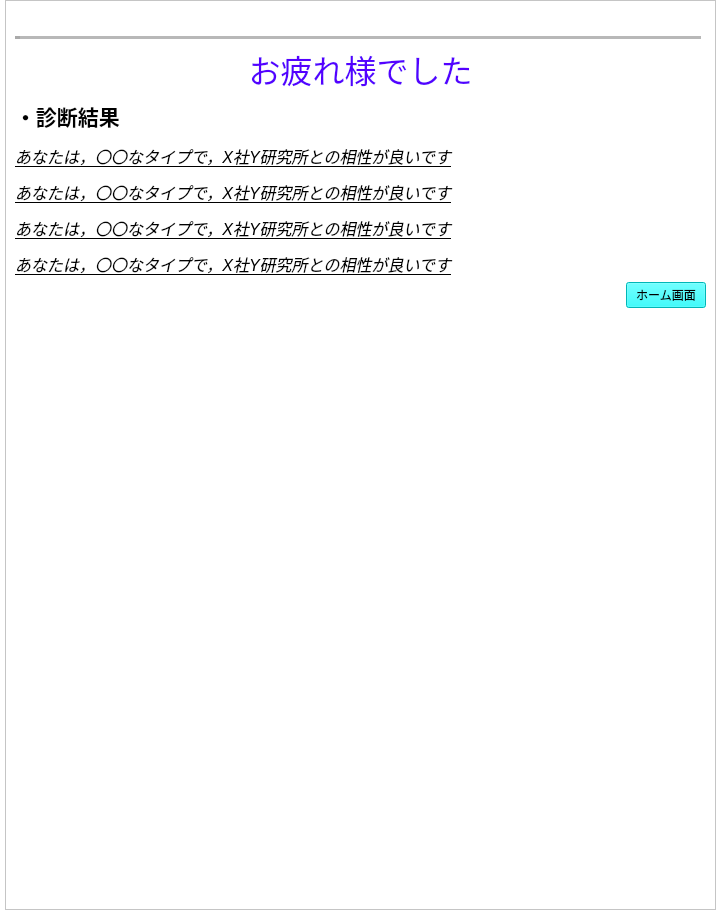
<?xml version="1.0" encoding="UTF-8"?>
<ui version="4.0">
 <class>Form</class>
 <widget class="QWidget" name="Form">
  <property name="geometry">
   <rect>
    <x>0</x>
    <y>0</y>
    <width>721</width>
    <height>910</height>
   </rect>
  </property>
  <property name="windowTitle">
   <string>進路適性診断 e-navi</string>
  </property>
  <property name="styleSheet">
   <string notr="true">background-color: rgb(255,255,255);</string>
  </property>
  <layout class="QGridLayout" name="gridLayout">
   <property name="leftMargin">
    <number>5</number>
   </property>
   <property name="topMargin">
    <number>0</number>
   </property>
   <property name="rightMargin">
    <number>5</number>
   </property>
   <property name="bottomMargin">
    <number>0</number>
   </property>
   <property name="spacing">
    <number>0</number>
   </property>
   <item row="0" column="0">
    <widget class="QScrollArea" name="scrollArea">
     <property name="styleSheet">
      <string notr="true"/>
     </property>
     <property name="widgetResizable">
      <bool>true</bool>
     </property>
     <widget class="QWidget" name="scrollAreaWidgetContents">
      <property name="geometry">
       <rect>
        <x>0</x>
        <y>0</y>
        <width>709</width>
        <height>908</height>
       </rect>
      </property>
      <layout class="QVBoxLayout" name="verticalLayout">
       <item>
        <layout class="QHBoxLayout" name="horizontalLayout_2">
         <item>
          <widget class="QLabel" name="label">
           <property name="text">
            <string/>
           </property>
           <property name="pixmap">
            <pixmap>../image/enavi_header.png</pixmap>
           </property>
          </widget>
         </item>
         <item>
          <spacer name="horizontalSpacer">
           <property name="orientation">
            <enum>Qt::Horizontal</enum>
           </property>
           <property name="sizeHint" stdset="0">
            <size>
             <width>40</width>
             <height>20</height>
            </size>
           </property>
          </spacer>
         </item>
        </layout>
       </item>
       <item>
        <widget class="Line" name="line">
         <property name="lineWidth">
          <number>5</number>
         </property>
         <property name="midLineWidth">
          <number>10</number>
         </property>
         <property name="orientation">
          <enum>Qt::Horizontal</enum>
         </property>
        </widget>
       </item>
       <item>
        <layout class="QHBoxLayout" name="horizontalLayout_12">
         <item>
          <widget class="QLabel" name="label_7">
           <property name="text">
            <string>&lt;html&gt;&lt;head/&gt;&lt;body&gt;&lt;p align=&quot;center&quot;&gt;&lt;span style=&quot; font-size:24pt; color:#5500ff;&quot;&gt;お疲れ様でした&lt;/span&gt;&lt;/p&gt;&lt;/body&gt;&lt;/html&gt;</string>
           </property>
          </widget>
         </item>
        </layout>
       </item>
       <item>
        <layout class="QHBoxLayout" name="horizontalLayout_11">
         <item>
          <widget class="QLabel" name="label_6">
           <property name="text">
            <string>&lt;html&gt;&lt;head/&gt;&lt;body&gt;&lt;p&gt;&lt;span style=&quot; font-size:16pt; font-weight:600;&quot;&gt;・診断結果&lt;/span&gt;&lt;/p&gt;&lt;p&gt;&lt;span style=&quot; font-size:12pt; font-style:italic; text-decoration: underline;&quot;&gt;あなたは，〇〇なタイプで，X社Y研究所との相性が良いです&lt;/span&gt;&lt;/p&gt;&lt;p&gt;&lt;span style=&quot; font-size:12pt; font-style:italic; text-decoration: underline;&quot;&gt;あなたは，〇〇なタイプで，X社Y研究所との相性が良いです&lt;/span&gt;&lt;/p&gt;&lt;p&gt;&lt;span style=&quot; font-size:12pt; font-style:italic; text-decoration: underline;&quot;&gt;あなたは，〇〇なタイプで，X社Y研究所との相性が良いです&lt;/span&gt;&lt;/p&gt;&lt;p&gt;&lt;span style=&quot; font-size:12pt; font-style:italic; text-decoration: underline;&quot;&gt;あなたは，〇〇なタイプで，X社Y研究所との相性が良いです&lt;/span&gt;&lt;/p&gt;&lt;/body&gt;&lt;/html&gt;</string>
           </property>
          </widget>
         </item>
         <item>
          <spacer name="horizontalSpacer_11">
           <property name="orientation">
            <enum>Qt::Horizontal</enum>
           </property>
           <property name="sizeHint" stdset="0">
            <size>
             <width>40</width>
             <height>20</height>
            </size>
           </property>
          </spacer>
         </item>
        </layout>
       </item>
       <item>
        <layout class="QHBoxLayout" name="horizontalLayout_7">
         <item>
          <spacer name="horizontalSpacer_7">
           <property name="orientation">
            <enum>Qt::Horizontal</enum>
           </property>
           <property name="sizeHint" stdset="0">
            <size>
             <width>40</width>
             <height>20</height>
            </size>
           </property>
          </spacer>
         </item>
         <item>
          <widget class="QPushButton" name="homeBtn">
           <property name="styleSheet">
            <string notr="true">background-color: rgb(0,255,255)</string>
           </property>
           <property name="text">
            <string>ホーム画面</string>
           </property>
          </widget>
         </item>
        </layout>
       </item>
       <item>
        <spacer name="verticalSpacer">
         <property name="orientation">
          <enum>Qt::Vertical</enum>
         </property>
         <property name="sizeHint" stdset="0">
          <size>
           <width>20</width>
           <height>40</height>
          </size>
         </property>
        </spacer>
       </item>
      </layout>
     </widget>
    </widget>
   </item>
  </layout>
 </widget>
 <resources/>
 <connections/>
</ui>
